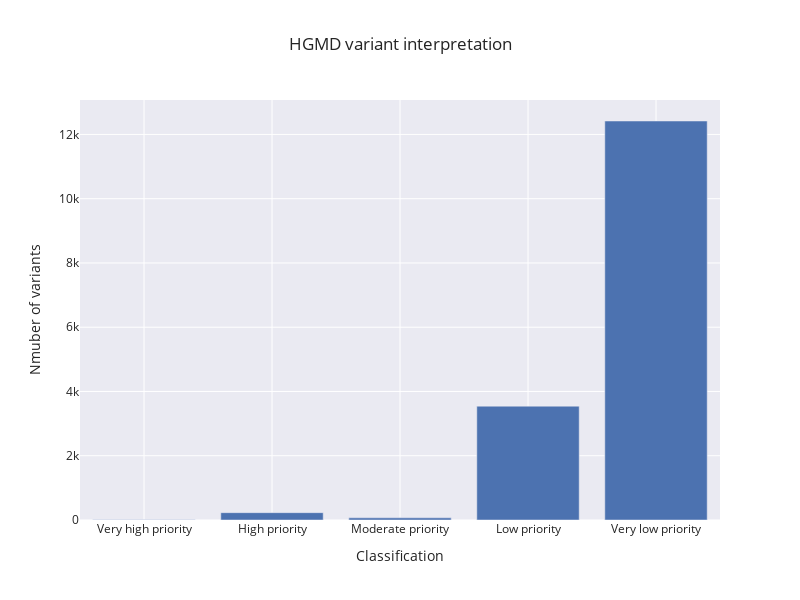

Notebook code cell kept with this figure:
### Code cell
labels = ['Very high priority', 'High priority', 'Moderate priority', 'Low priority', 'Very low priority']
value = [len(df.loc[df['Final_Prediction'] == 'Very high priority']), 
         len(df.loc[df['Final_Prediction'] == 'High priority']), 
         len(df.loc[df['Final_Prediction'] == 'Moderate priority']), 
         len(df.loc[df['Final_Prediction'] == 'Low priority']), 
         len(df.loc[df['Final_Prediction'] == 'Very low priority'])]
fig = px.bar(x=labels, y=value, height=600, width=800, title='HGMD variant interpretation', template='seaborn')
fig.update_layout(xaxis=dict(title='Classification'),
                 yaxis=dict(title='Nmuber of variants'))

fig.show()

### Figure 1 — Plotly figure (JSON) as saved in the notebook; plotly's stock layout.template omitted (floating-point values rounded to 4 significant figures)
{"data": [{"alignmentgroup": "True", "hovertemplate": "x=%{x}<br>y=%{y}<extra></extra>", "legendgroup": "", "marker": {"color": "rgb(76,114,176)", "pattern": {"shape": ""}}, "name": "", "offsetgroup": "", "orientation": "v", "showlegend": false, "textposition": "auto", "type": "bar", "x": ["Very high priority", "High priority", "Moderate priority", "Low priority", "Very low priority"], "xaxis": "x", "y": [6, 228, 67, 3543, 12418], "yaxis": "y"}], "layout": {"barmode": "relative", "height": 600, "legend": {"tracegroupgap": 0}, "title": {"text": "HGMD variant interpretation"}, "width": 800, "xaxis": {"anchor": "y", "domain": [0, 1], "title": {"text": "Classification"}}, "yaxis": {"anchor": "x", "domain": [0, 1], "title": {"text": "Nmuber of variants"}}}}
